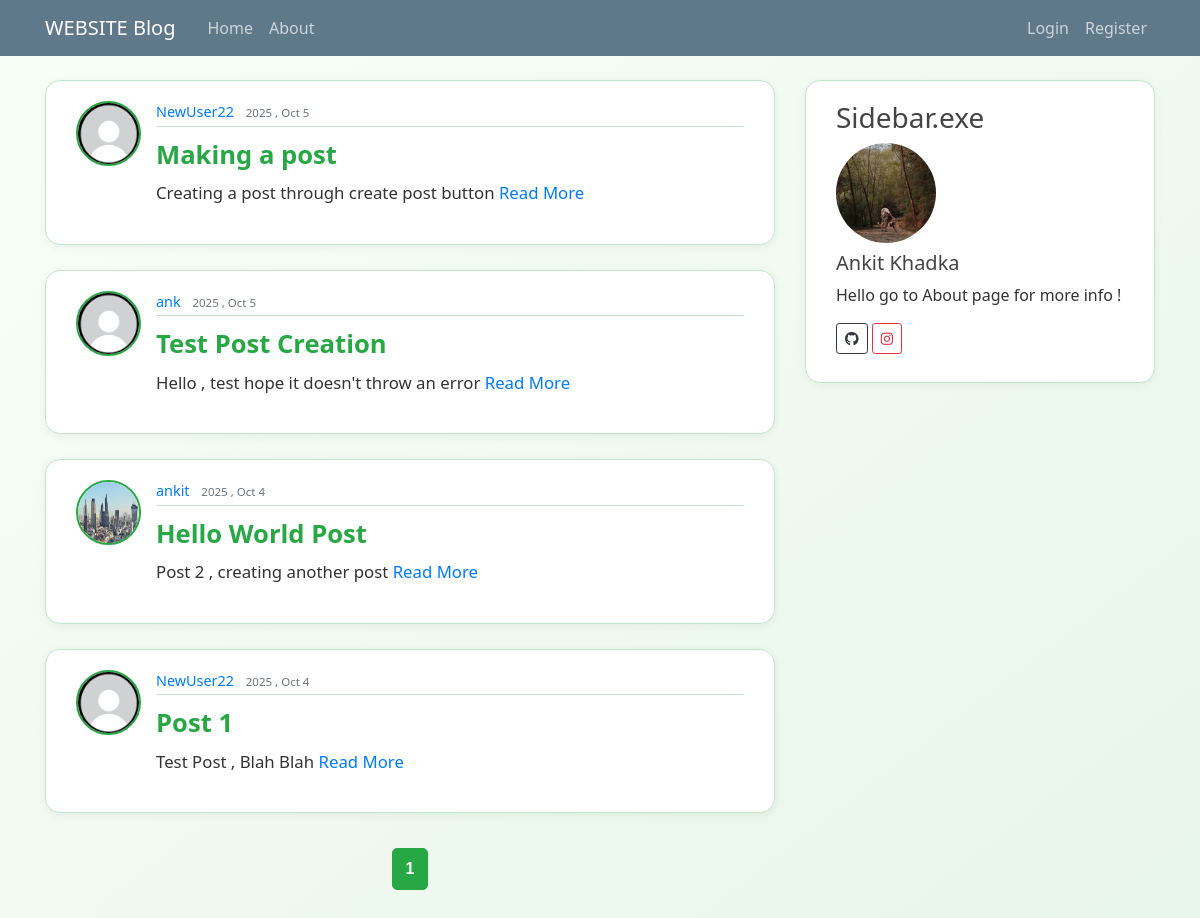
The app's page /, older data.
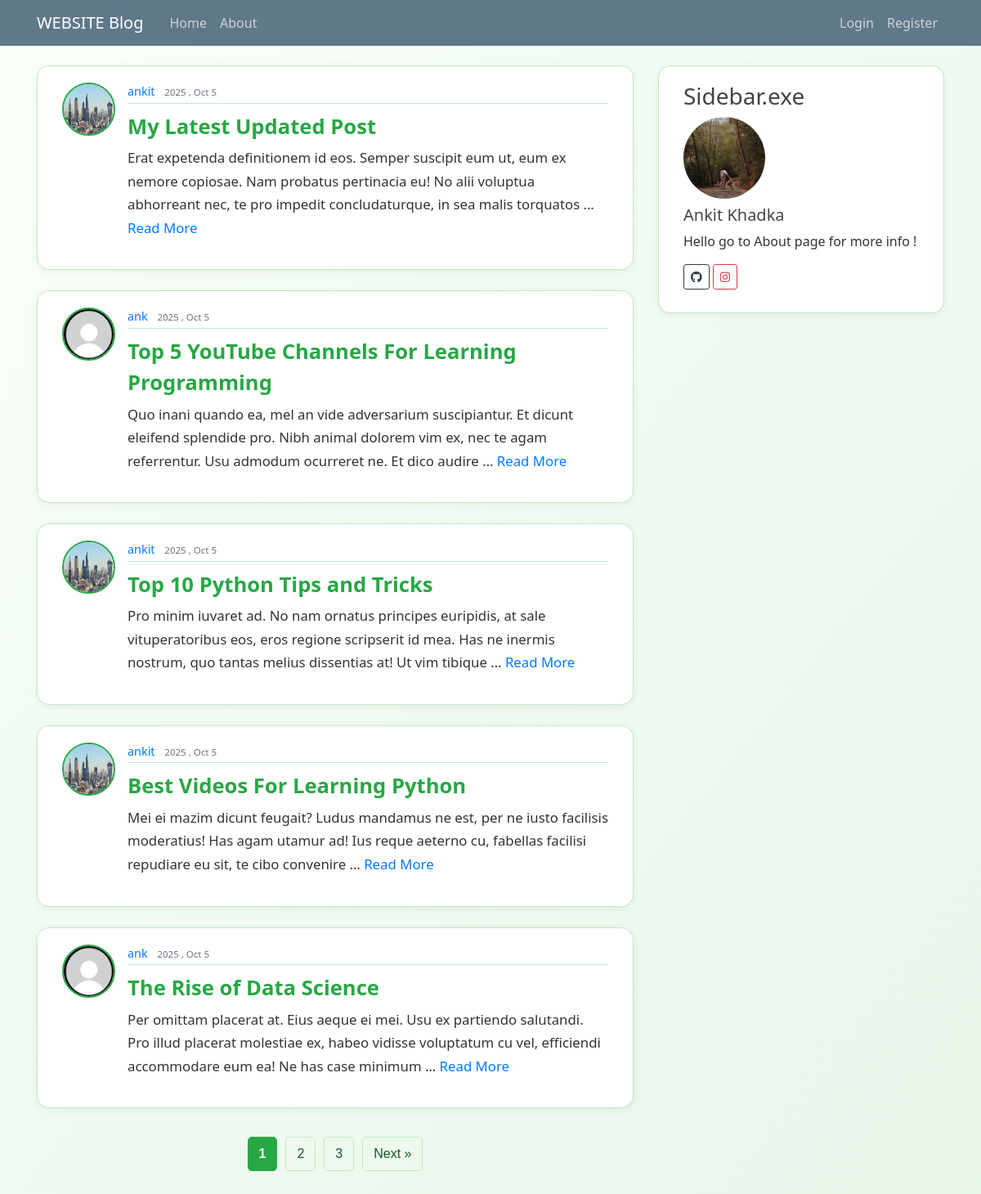
The same page, newer data.
### web/models.py (models this page shows, shortened)
class Post(models.Model):
    title = models.CharField(max_length=100)
    content = models.TextField()
    date_posted = models.DateTimeField(default = timezone.now)
    author = models.ForeignKey(User, on_delete=models.CASCADE)

### users/models.py (models this page shows, shortened)
class Profile(models.Model):
    user = models.OneToOneField(User , on_delete=models.CASCADE) # data deleted with the user
    image = models.ImageField(default='default.jpg', upload_to='profile_pics')

### web/views.py (the view)
# urls.py: path('', views.home, name = 'web-home'),
def home(request):
    posts_list = Post.objects.all().order_by("-date_posted")
    paginator = Paginator(posts_list,5)
    page_number = request.GET.get('page')
    posts = paginator.get_page(page_number)
    context = {
        'posts': posts
    }
    return render(request, 'home.html', context)

### templates/home.html (shortened to what this page needs)
{% extends 'base.html' %}
{% block content %}
{% load static %}
<link rel="stylesheet" href="{% static 'css/home.css' %}">
    {% for post in posts %}
        <article class="media content-section">
            <img class="rounded-circle article-img" src="{{ post.author.profile.image.url }}" alt="">
        <div class="media-body">
            <div class="article-metadata">
                <a class="mr-2" href="{% url 'user-home' post.author.username %}">{{ post.author }}</a>
            <small class="text-muted">{{ post.date_posted | date:"Y , M j" }}</small>
            </div>
                <h2><a class="article-title" href="{% url 'web-detail' post.pk %}">{{ post.title }}</a></h2>
            <p class="article-content">{{ post.content|truncatewords:30 }} <a href="{% url 'web-detail' post.pk %}">Read More</a></p>
        </div>
        </article>
    {% endfor %}
        <div class="pagination">
            {% for num in posts.paginator.page_range %}
                {% if posts.number == num %}
                <span class="current">{{ num }}</span>
                {% elif num > posts.number|add:'-3' and num < posts.number|add:'3' %}
                <a href="?page={{ num }}">{{ num }}</a>
                {% endif %}
            {% endfor %}
            {% if posts.has_next %}
                <a href="?page={{ posts.next_page_number }}">Next &raquo;</a>
            {% endif %}
        </div>
{% endblock content %}

Row changes from the older to the newer data that the page shows:
no longer on this page (row unchanged): Post: author.profile.image (placeholder picture), author "NewUser22", date_posted "2025 , Oct 5", title "Making a post", content "Creating a post through create post button"
no longer on this page (row unchanged): Post: author.profile.image (placeholder picture), author "ank", date_posted "2025 , Oct 5", title "Test Post Creation", content "Hello , test hope it doesn't throw an error"
no longer on this page (row unchanged): Post: author.profile.image (picture), author "ankit", date_posted "2025 , Oct 4", title "Hello World Post", content "Post 2 , creating another post"
no longer on this page (row unchanged): Post: author.profile.image (placeholder picture), author "NewUser22", date_posted "2025 , Oct 4", title "Post 1", content "Test Post , Blah Blah"
added Post: author.profile.image (picture), author "ankit", date_posted "2025 , Oct 5", title "My Latest Updated Post", content "Erat expetenda definitionem id eos. Semper suscipit eum ut, eum ex nemore copiosae. Nam probatus pertinacia eu! No alii voluptua abhorreant nec, te pro impedit concludaturque, in sea malis torquatos …"
added Post: author.profile.image (placeholder picture), author "ank", date_posted "2025 , Oct 5", title "Top 5 YouTube Channels For Learning Programming", content "Quo inani quando ea, mel an vide adversarium suscipiantur. Et dicunt eleifend splendide pro. Nibh animal dolorem vim ex, nec te agam referrentur. Usu admodum ocurreret ne. Et dico audire …"
added Post: author.profile.image (picture), author "ankit", date_posted "2025 , Oct 5", title "Top 10 Python Tips and Tricks", content "Pro minim iuvaret ad. No nam ornatus principes euripidis, at sale vituperatoribus eos, eros regione scripserit id mea. Has ne inermis nostrum, quo tantas melius dissentias at! Ut vim tibique …"
added Post: author.profile.image (picture), author "ankit", date_posted "2025 , Oct 5", title "Best Videos For Learning Python", content "Mei ei mazim dicunt feugait? Ludus mandamus ne est, per ne iusto facilisis moderatius! Has agam utamur ad! Ius reque aeterno cu, fabellas facilisi repudiare eu sit, te cibo convenire …"
added Post: author.profile.image (placeholder picture), author "ank", date_posted "2025 , Oct 5", title "The Rise of Data Science", content "Per omittam placerat at. Eius aeque ei mei. Usu ex partiendo salutandi. Pro illud placerat molestiae ex, habeo vidisse voluptatum cu vel, efficiendi accommodare eum ea! Ne has case minimum …"
Text that changed along with them:
new list line: "2"
new list line: "3"
text now shown: "Next »"
